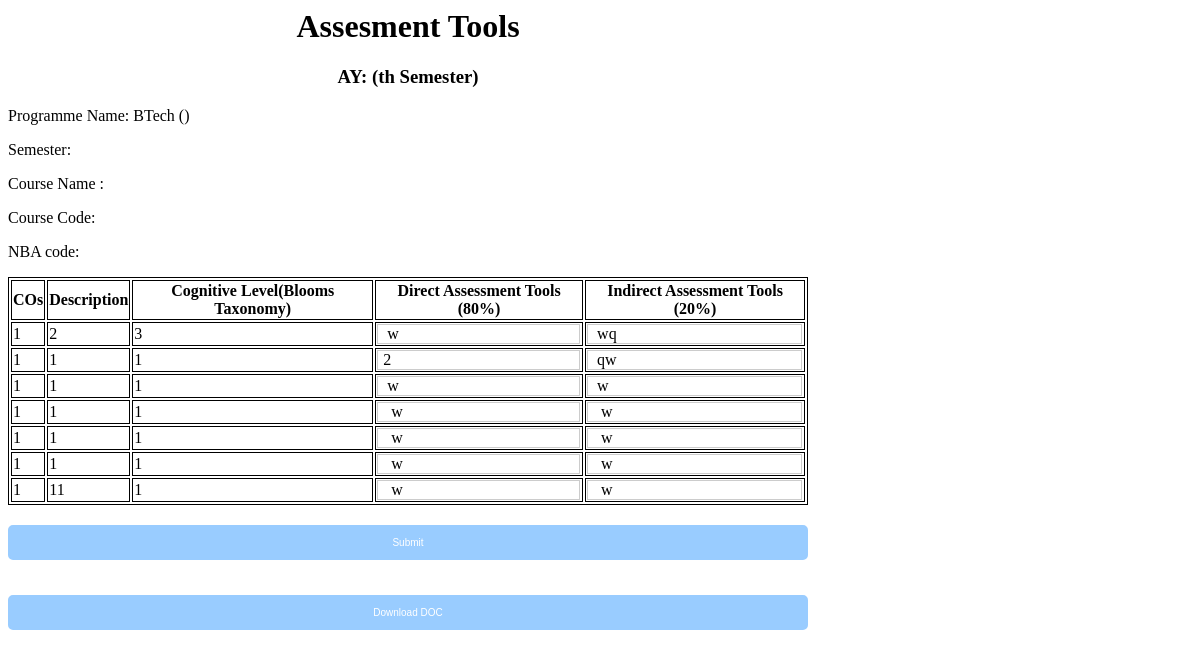
The app's page /assesmenttools.php?rid=3 with its own data.
### tables this page shows
CREATE TABLE `table1` (
  `row_id` int(11) NOT NULL,
  `rid` int(100) NOT NULL,
  `c_no` varchar(111) NOT NULL,
  `c_des` varchar(111) NOT NULL,
  `cog_level` varchar(111) NOT NULL,
  `direct_assesment` varchar(1000) NOT NULL,
  `indirect_assesment` varchar(1000) NOT NULL
);

### assesmenttools.php (the view, shortened to what this page needs)
<?php
include('connect.inc.php');
$rid = stripcslashes(htmlspecialchars($_GET['rid']));
$semester = stripcslashes(htmlspecialchars($_GET['semester']));
$year = stripcslashes(htmlspecialchars($_GET['year']));
$ccode = stripcslashes(htmlspecialchars($_GET['ccode']));
$rcname = stripcslashes(htmlspecialchars($_GET['rcname']));
$nba = stripcslashes(htmlspecialchars($_GET['nba']));
$branch =stripcslashes(htmlspecialchars($_GET['branch']));
?>
<html>
<head>
    <link rel="stylesheet" type="text/css" href="style.css">
    <link rel="stylesheet" type="text/css" href="openingstyle.css">
</head>
<body>
<form action="storeassesdb.php" method="post">
<div class="page-holder">
	<div class="container">
    <div>
        <p style="text-align:center">
            <h1>Assesment Tools</h1>
            <h3>AY: <?php echo $year; ?> (<?php echo $semester;?>th Semester)</h3>
        </p>
    </div>
    <p class="sub">
    Programme Name: BTech (<?php echo $branch;?>)
    </p>
    <p class="sub">
    Semester: <?php echo $semester;?>
    </p>
    <p class="sub">
    Course Name : <?php echo $ccode;?>
    </p>
    <p class="sub">
    Course Code: <?php echo $rcname;?>
    </p>
    <p class="sub">
    NBA code: <?php echo $nba;?>
    </p>
    <table class="" id='asses'>
        <thead>
            <tr>
                <th>COs</th>
                <th>Description</th>
                <th>Cognitive Level(Blooms Taxonomy)</th>
                <th>Direct Assessment Tools (80%)</th>
                <th>Indirect Assessment Tools (20%)</th>
            </tr>
        </thead>
        <tbody>
        <?php
            $ser0 = mysqli_query($db, "SELECT row_id, c_no, c_des,cog_level, direct_assesment, indirect_assesment FROM table1 where rid='".$rid."' ");
            while(   $get_ser0 = mysqli_fetch_assoc($ser0)){
                $c_no = $get_ser0['c_no'];
                $c_des = $get_ser0['c_des'];
                $cog_level = $get_ser0['cog_level'];
                $row_id = $get_ser0['row_id'];
                $direct_assesment = $get_ser0['direct_assesment'];
                $indirect_assesment = $get_ser0['indirect_assesment'];
                echo "<tr>
                    <input type='hidden' name='row_id[]' value= ' $row_id '/>
                    <td class='' name='c_no[]'> $c_no </td>
                    <td class='' name='c_des[]'> $c_des </td>
                    <td class='' name='cog_level[]'> $cog_level </td>
                    <td> <input type='text' name='direct_assesment[]' value = '$direct_assesment '/>  </td>
                    <td> <input type='text'name='indirect_assesment[]' value = '$indirect_assesment '/>  </td>
                    </tr>";
                }
        ?>
        </tbody>
    </table>
    <input type="submit">
</form>
<form method="post">
<input type="submit" name="print"
                class="button" value="Download DOC" />
</form>
    <body>
</html>

### style.css (style rules this page uses)
input[type=text],input[type=password] { width:99.5%; padding:10px; margin-top:8px; border:1px solid #ccc; padding-left:5px; font-size:16px; font-family:raleway; }
input[type=submit] { width:100%; background-color:#99ccff; color:#fff; border:2px solid #99ccff; padding:10px; cursor:pointer; font-size: 10px; border-radius:5px; margin-bottom:15px; margin-top: 20px; }
.container { width: 800px; height: auto; margin: 0px; }
.page-holder { text-align:center; }
.button { margin: auto; color:#2528ad; padding:10px; cursor:pointer; }

### openingstyle.css (style rules this page uses)
table, th, td { border: 1px solid black; }
input[type=text],input[type=password] { width:99.5%; padding:0; margin-top:0; border:1px solid #ccc; padding-left:5px; font-size:16px; font-family:raleway; }
.sub { text-align: left; }

### records on screen
table1: c_no "1", c_des "2", cog_level "3", direct_assesment "w", indirect_assesment "wq"
table1: c_no "1", c_des "1", cog_level "1", direct_assesment "2", indirect_assesment "qw"
table1: c_no "1", c_des "1", cog_level "1", direct_assesment "w", indirect_assesment "w"
table1: c_no "1", c_des "1", cog_level "1", direct_assesment "w", indirect_assesment "w"
table1: c_no "1", c_des "1", cog_level "1", direct_assesment "w", indirect_assesment "w"
table1: c_no "1", c_des "1", cog_level "1", direct_assesment "w", indirect_assesment "w"
table1: c_no "1", c_des "11", cog_level "1", direct_assesment "w", indirect_assesment "w"
